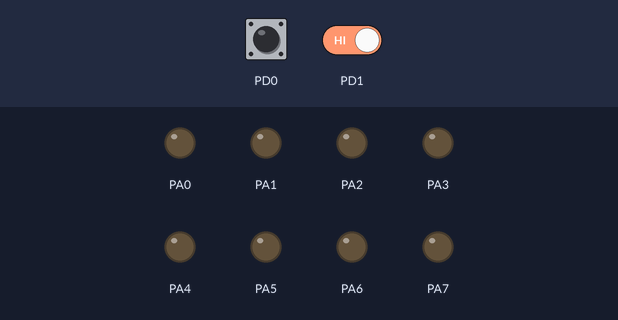
A program run on a simulated ATmega128, built with avr-gcc and emulated at 8 MHz. Parts: output pins drawn as LEDs (lit = HIGH). Inputs (shaded band) come from the test bench; at power-on: PD0 LOW, PD1 HIGH.

Above: at 1.2 s.
1.3 s: PD0 driven HIGH
At 2.5 s:
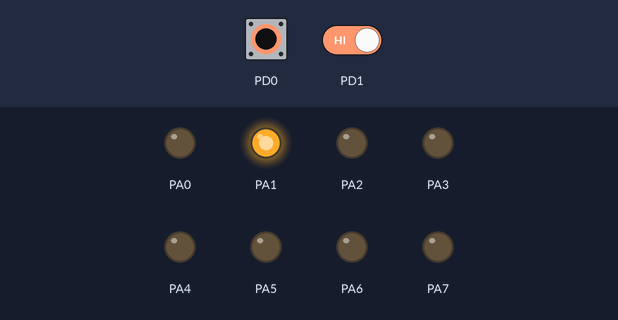
2.8 s: PD1 driven LOW
At 3.9 s:
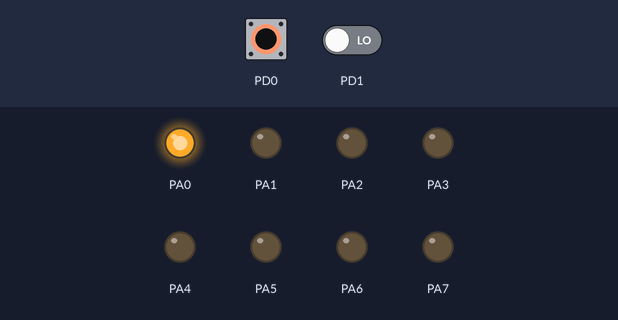
4.3 s: PD0 pulsed LOW 5 times (0.12 s each, 0.3 s apart)
At 6.8 s:
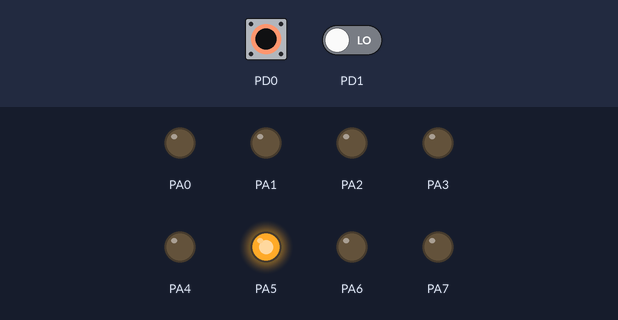
7.3 s: PD0 pulsed LOW 2 times (0.12 s each, 0.3 s apart)
At 8.4 s:
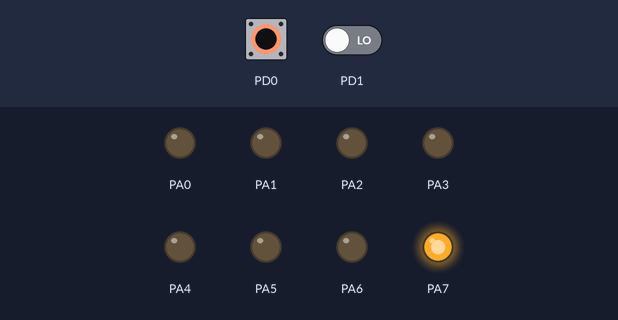
Timing chart, 0 to 10.3 s (numbered marks = the images above; inputs shaded):
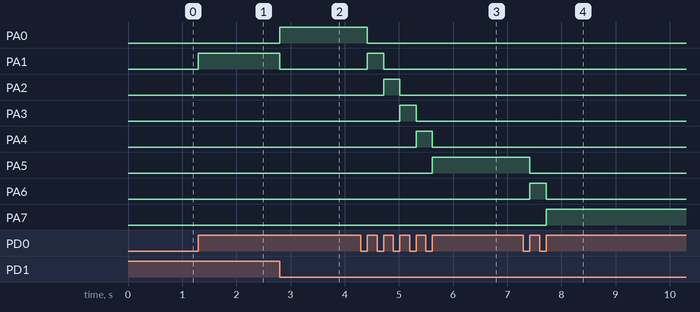

The program:

main.c
```c
/*
 * main.c
 *
 * Created: 10-2-2021 12:58:54
 * Author: Dennis Kruijt & Shinichi Hezemans
 */

#define F_CPU 8e6

#include <avr/io.h>
#include <util/delay.h>
#include <avr/interrupt.h>

uint8_t stepperLight = 0;

ISR( INT0_vect ) {
	stepperLight++;
	PORTA = 1 << (stepperLight % 8);
}

ISR( INT1_vect ) {
	stepperLight--;
	PORTA = 1 << (stepperLight % 8);
}

int main( void ) {
	// Init I/O
	DDRA = 0b11111111;		// PORTA(0:7) output

	// Init Interrupt hardware
	EICRA |= 0x0B;			// INT1 falling edge, INT0 rising edge
	EIMSK |= 0x03;			// Enable INT1 & INT0

	// Enable global interrupt system
	sei();

	while (1) {
		// Empty
	}

	return 1;
}
```

Measured:
- after the input at 1.3 s, PA1: LOW → HIGH at once
- after the input at 2.8 s, PA0: LOW → HIGH at once; PA1: HIGH → LOW at once
- after the input at 4.3 s, PA0: HIGH → LOW after 0.12 s; PA1: LOW → HIGH after 0.12 s, → LOW 0.30 s later; PA2: LOW → HIGH after 0.42 s, → LOW 0.30 s later; PA3: LOW → HIGH after 0.72 s, → LOW 0.30 s later; PA4: LOW → HIGH after 1.0 s, → LOW 0.30 s later
- after the input at 7.3 s, PA5: HIGH → LOW after 0.12 s; PA6: LOW → HIGH after 0.12 s, → LOW 0.30 s later; PA7: LOW → HIGH after 0.42 s
